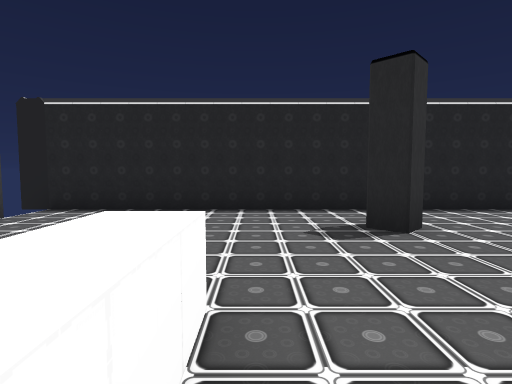
view 1 (above)

14 first-person views from a walk through a Unity game level. The camera is 1.4 m above the floor, tilts 4° down and sees 80° across. Doors are open. The floor is counted in squares, 2 m on a side. Each view is taken from the middle of a square. On the plan, view 1 faces up. The plan holds only what a view shows up to about 10 squares ahead; the rest is blank. The place goes on beyond the plan. The player character is not drawn. Some animated figures are left out.

view 2
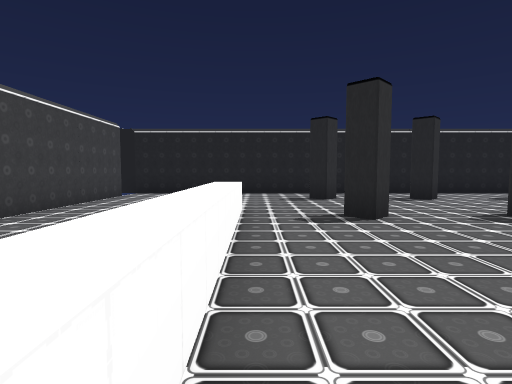

view 3
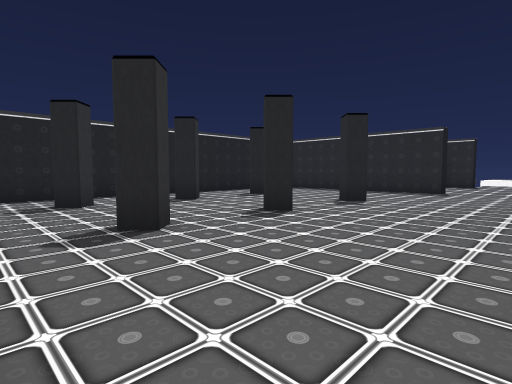

view 4
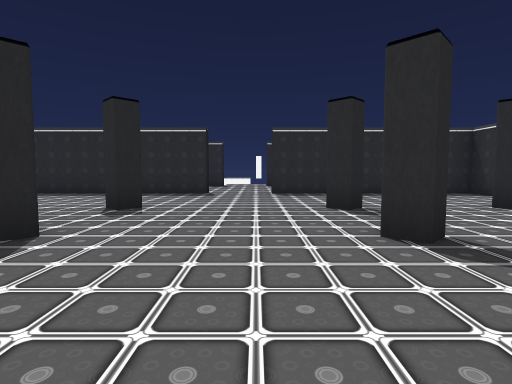

view 5
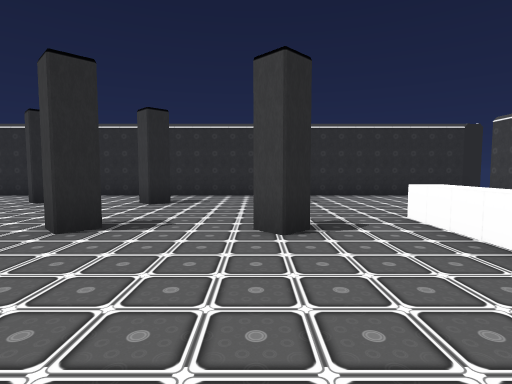

view 6
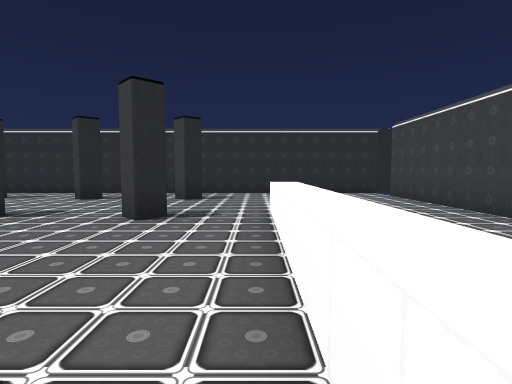

view 7
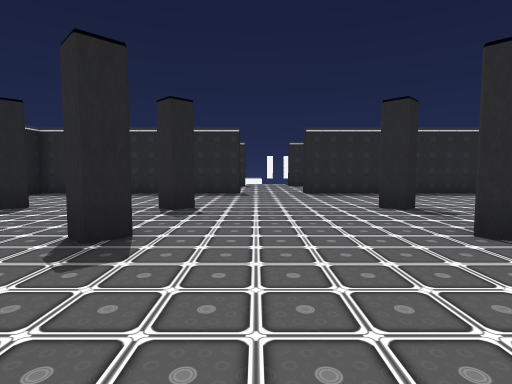

view 8
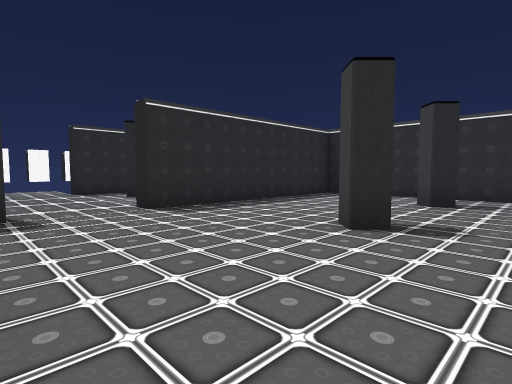

view 9
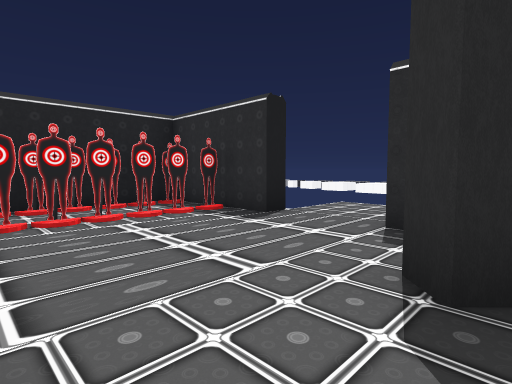

view 10
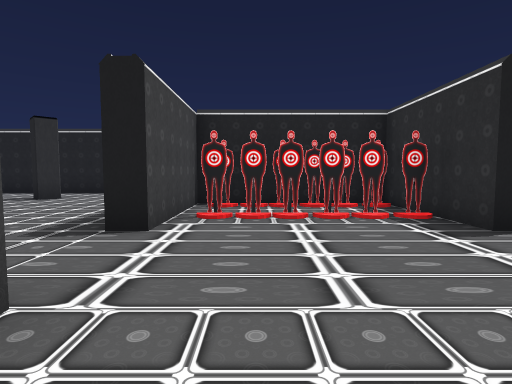

view 11
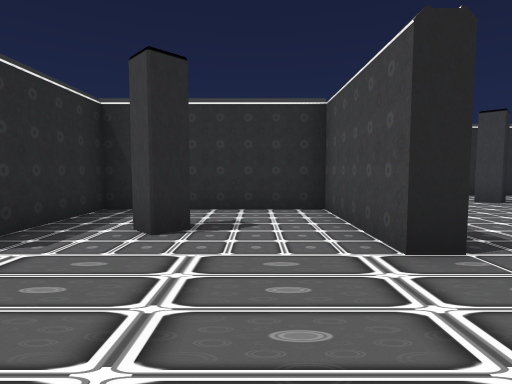

view 12
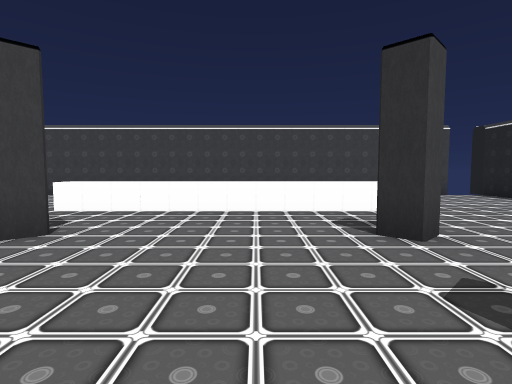

view 13
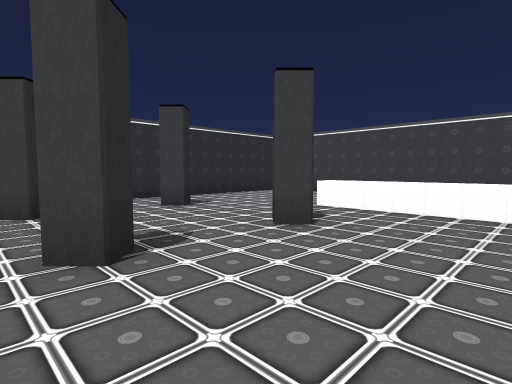

view 14
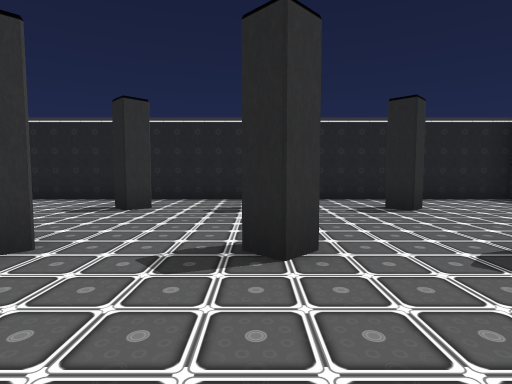

### Floor plan
Points are (right, up) in squares from view 1. A wall is a line through its corners. A room is listed if a view was taken in it or the views show most of it. See-through windows are left out.
Room 1 (views 1, 2, 3, 4, 5, 6, 7, 8, 12, 13, 14)
walls: (10.2, -0.5) (10.2, 5.5) (-4.2, 5.5); (-3.8, 4.6) (-3.8, -7.5); (-4.4, -8.5) (10.2, -8.5) (10.2, -2.5)
low walls: (-0.3, 1.5) (-0.3, -4.5)
ways out: open door at (10.5, -1.5) to room 2; open door at (-4, -8); open door at (-4, 5)
objects: other object (2, -7); other object (2, -4); other object (2, 1); other object (2, 4); other object (4, -7); other object (4, -4); other object (4, 1); other object (4, 4); other object (7, -7); other object (7, -4); other object (7, 0); other object (7, 4)
Room 2 (views 9, 10, 11)
walls: (14.8, -0.5) (14.8, 2.5) (10.7, 2.5) (10.7, -0.5); (10.7, -2.5) (10.7, -5.5) (14.8, -5.5) (14.8, -2.5)
ways out: open door at (10.5, -1.5) to room 1; open door at (15, -1.5)
objects: other object (11, 1); other object (11, 2); other object (12, 1); other object (12, 2); other object (13, -4); other object (13, 1); other object (13, 2); other object (14, 1); other object (14, 2)

Positions as (right, up) in squares from view 1, and headings:
1: (0, 0), facing up
2: (0, -4), facing up
3: (0, -3), facing up-right
4: (1, -2), facing right
5: (2, 0), facing down
6: (0, 1), facing down
7: (1, -1), facing right
8: (5, 0), facing down-right
9: (11, -4), facing up-right
10: (12, -4), facing up
11: (12, 0), facing down
12: (5, -1), facing left
13: (5, -1), facing down-left
14: (4, -2), facing up
